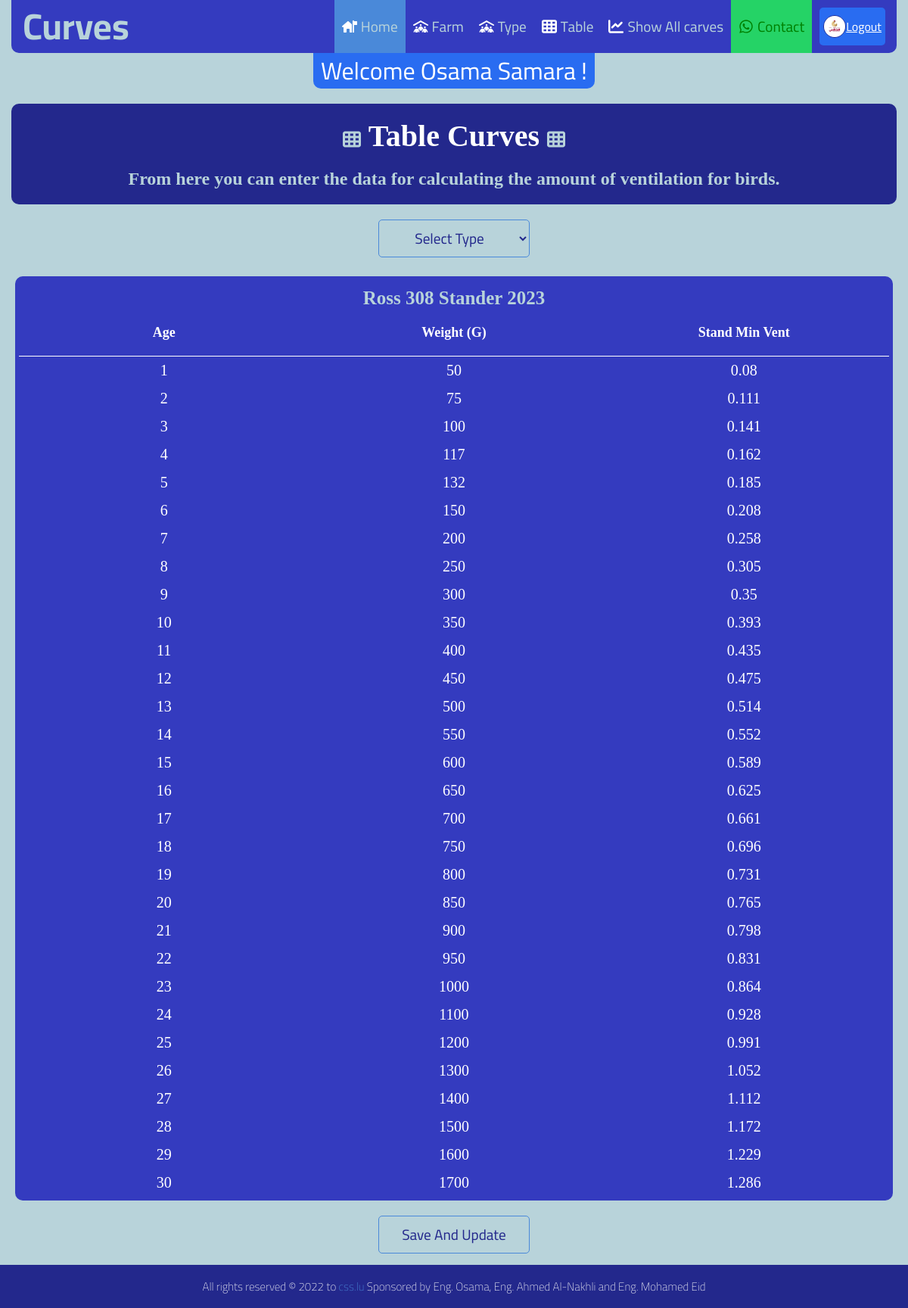
Screenshot of /Page/table.php?selected_value=1 (signed in) with the database file from the repository.
### tables this page shows
CREATE TABLE `t_type` (
  `type_id` int(11) NOT NULL,
  `type_name` varchar(200) NOT NULL
);

CREATE TABLE `t_table` (
  `table_id` int(11) NOT NULL,
  `type_id` int(11) NOT NULL,
  `table_Age` int(11) NOT NULL,
  `table_Weight` int(11) NOT NULL,
  `table_Stand` float NOT NULL
);

### Page/table.php (the view, shortened to what this page needs)
<?php
if (!isset($_SESSION['userName'])) {
    $_SESSION['msg'] = "You must log in first";
    header('location: ../Login/Login.php');
} else {
    $fullNameSession = $_SESSION['fullName'];
    $linkImg = $_SESSION['LinkImg'];
}
?>
<!DOCTYPE html>
<html lang="en">
<head>
    <link rel="stylesheet" href="../Css/Normalize.css">
    <link rel="stylesheet" href="../Css/FontAwesome.css">
    <link rel="stylesheet" href="../Css/Main.css">
    <link rel="stylesheet" href="../Css/Media.css">
</head>
<body>
    <nav class="navbar container">
        <div class="logo">
            <h2>Curves</h2>
        </div>
        <div class="normal linkToggle">
            <ul class="links">
                <li class="activelink"><i class="fa-solid fa-house-flag"></i><a href="../index.php">Home</a></li>
                <li><i class="fa-solid fa-people-roof"></i><a href="../Page/farm.php"> Farm</a></li>
                <li><i class="fa-solid fa-people-roof"></i><a href="../Page/type.php"> Type</a></li>
                <li><i class="fa-solid fa-table-cells"></i><a href="../Page/table.php"> Table</a></li>
                <li><i class="fa-solid fa-chart-line"></i><a href="../Page/show.php">Show All carves</a></li>
                <li style="background-color: #25D366;"><i class="fa-brands fa-whatsapp " style="color: green;"></i><a
                        href="https://wa.me/+966596733058" style="color: green;">Contact</a></li>
                <div>
                    <form action="">
                        <a class="btn btnOut" type="submit" href="../Function/CloseSession.php"><img class="imgLogo" src="..<?php echo $linkImg; ?>" alt="">Logout</a>
                    </form>
                </div>
            </ul>
        </div>
    </nav>
    <div class="welcome">
        <p><?php echo "Welcome " . $fullNameSession . " !";  ?></p>
    </div>
    <div class="container title ">
        <h2><i class="fa-solid fa-table-cells"></i>Table Curves<i class="fa-solid fa-table-cells"></i>
        </h2>
        <p>From here you can enter the data for calculating the amount of ventilation for birds.</p>
    </div>
    <div class="selection">
        <form action="table.php" method="get">
            <select id="selected_valueMain" name="selected_value" onchange="submit() , saveSelectedValue()">
                <option value="">Select Type</option>
            </select>
        </form>
    </div>
    <div class="mainCurveout container">
        <?php $Full = 0;  ?>
        <form class="formTable" action="../Function/table_POST.php" method="post">
            <div class="curve">
                <div class="mainTablie">
                    <?php
                    if (isset($_GET["selected_value"])) {
                        $id = htmlspecialchars($_GET['selected_value'], ENT_QUOTES, "UTF-8");
                        include '../Function/dbConnection.php';
                        $sql = "SELECT type_name FROM t_type WHERE type_id = $id";
                        $result = $conn->query($sql);
                        echo '<h2>' . $result->fetch_assoc()["type_name"] . '</h2>';
                    }
                    ?>
                    <table id="stepFanTable" class=" table">
                        <thead>
                            <tr class="rowHead">
                                <th class="">Age</th>
                                <th class="">Weight (G)</th>
                                <th class="">Stand Min Vent</th>
                            </tr>
                        </thead>
                        <tbody>
                            <?php
                            if (isset($_GET["selected_value"])) {
                                $Full++;
                                $id = htmlspecialchars($_GET['selected_value'], ENT_QUOTES, "UTF-8");
                                include '../Function/dbConnection.php';
                                $sql = "SELECT * FROM t_table WHERE type_id = $id";
                                $result = $conn->query($sql);
                                if ($result->num_rows > 0) {
                                    while ($row = $result->fetch_assoc()) {
                                        echo '<tr id="" class="">
                                        <td><input readonly name="age' . $row["table_Age"] . '" type="number" value="' . $row["table_Age"] . '"></td>
                                        <td><input name="weight' . $row["table_Age"] . '" type="number" value="' . $row["table_Weight"] . '"></td>
                                        <td><input name="vent' . $row["table_Age"] . '" type="number" step="0.001" value="' . $row["table_Stand"] . '"></td>
                                    </tr>';
                                    }
                                } else {
                                }
                            }
                            ?>
                        </tbody>
                    </table>
                </div>
            </div>
            <?php
            if ($Full > 0) {
                echo '<button onclick="return confirm(/"Are you sure?/")" type="submit" class="btn1">Save And Update</button>';
            }
            ?>
        </form>
    </div>
    <div class="footer ">
        All rights reserved © 2022 to <a href="https://css.lu/">css.lu</a> Sponsored by Eng. Osama, Eng. Ahmed Al-Nakhli and Eng. Mohamed Eid
    </div>
</body>
</html>

### Page/table.php (style rules this page uses)
.selection { display: flex; justify-content: center; align-items: center; gap: 10px; padding: 0; margin-bottom: 10px; }
.selection select { width: 200px; height: 50px; border: 1px solid var(--color4); border-radius: 5px; background-color: var(--color5); color: var(--color1); padding: 5px; cursor: pointer; transition: 0.3s; text-align: center; font-size: 1.2rem; font-weight: 400; }
.btn1 { width: 200px; height: 50px; border: 1px solid var(--color4); border-radius: 5px; background-color: var(--color5); color: var(--color1); padding: 5px; cursor: pointer; transition: 0.3s; text-align: center; font-size: 1.2rem; font-weight: 400; margin: 5px auto; }
.formTable { display: flex; flex-direction: column; justify-content: center; align-items: center; }

### rows the page displays
t_type: type_name "Ross 308 Stander 2023"
t_table: table_Age "1", table_Weight "50", table_Stand "0.08"
t_table: table_Age "2", table_Weight "75", table_Stand "0.111"
t_table: table_Age "3", table_Weight "100", table_Stand "0.141"
t_table: table_Age "4", table_Weight "117", table_Stand "0.162"
t_table: table_Age "5", table_Weight "132", table_Stand "0.185"
t_table: table_Age "6", table_Weight "150", table_Stand "0.208"
t_table: table_Age "7", table_Weight "200", table_Stand "0.258"
t_table: table_Age "8", table_Weight "250", table_Stand "0.305"
t_table: table_Age "9", table_Weight "300", table_Stand "0.35"
t_table: table_Age "10", table_Weight "350", table_Stand "0.393"
t_table: table_Age "11", table_Weight "400", table_Stand "0.435"
t_table: table_Age "12", table_Weight "450", table_Stand "0.475"
t_table: table_Age "13", table_Weight "500", table_Stand "0.514"
t_table: table_Age "14", table_Weight "550", table_Stand "0.552"
t_table: table_Age "15", table_Weight "600", table_Stand "0.589"
t_table: table_Age "16", table_Weight "650", table_Stand "0.625"
t_table: table_Age "17", table_Weight "700", table_Stand "0.661"
t_table: table_Age "18", table_Weight "750", table_Stand "0.696"
t_table: table_Age "19", table_Weight "800", table_Stand "0.731"
t_table: table_Age "20", table_Weight "850", table_Stand "0.765"
t_table: table_Age "21", table_Weight "900", table_Stand "0.798"
t_table: table_Age "22", table_Weight "950", table_Stand "0.831"
t_table: table_Age "23", table_Weight "1000", table_Stand "0.864"
t_table: table_Age "24", table_Weight "1100", table_Stand "0.928"
t_table: table_Age "25", table_Weight "1200", table_Stand "0.991"
t_table: table_Age "26", table_Weight "1300", table_Stand "1.052"
t_table: table_Age "27", table_Weight "1400", table_Stand "1.112"
t_table: table_Age "28", table_Weight "1500", table_Stand "1.172"
t_table: table_Age "29", table_Weight "1600", table_Stand "1.229"
t_table: table_Age "30", table_Weight "1700", table_Stand "1.286"

### other values shown
$fullNameSession "Osama Samara"
